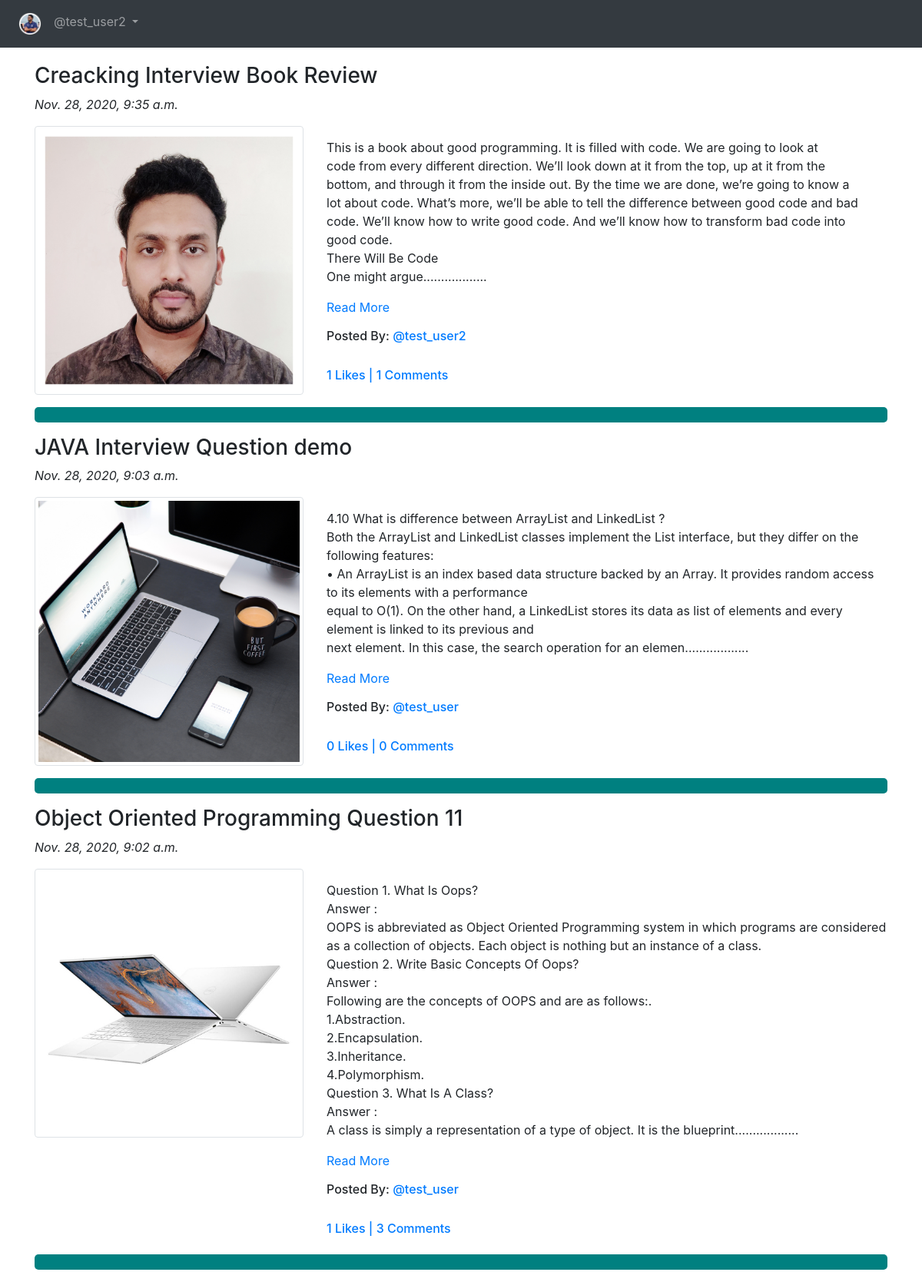
Page /blog/ (signed in) on the committed database.
### App_Blog/models.py (models this page shows, shortened)
class Blog(models.Model):
    author = models.ForeignKey(User, on_delete=models.CASCADE, related_name='post_author')
    blog_title = models.CharField(max_length=264, verbose_name="Put a Title")   # verbose = Label
    slug = models.SlugField(max_length=264, unique=True)
    blog_content = models.TextField(verbose_name="What is on Your Mind?")
    blog_image = models.ImageField(upload_to='blog_images', verbose_name="Image")
    publish_date = models.DateTimeField(auto_now_add=True)
    update_date = models.DateTimeField(auto_now=True)
    class Meta:
        ordering = ['-publish_date',]

### App_Blog/views.py (the view)
# urls.py: path('', views.BlogList.as_view(), name='blog_list'),
class BlogList(ListView):
    context_object_name = 'blogs'
    model = Blog
    template_name = 'App_Blog/blog_list.html'

### App_Blog/templatetags/custom_filters.py (called while the page is built)
def range_filter(value):
    return value[0:500] + ".................."

### templates/App_Blog/blog_list.html (shortened to what this page needs)
{% extends 'base.html' %}
{% load custom_filters %}
{% block body_block %}
{% for blog in blogs %}
<h3>{{ blog.blog_title }}</h3>
<p><i>{{ blog.publish_date }}</i></p>
<div class="row">
  <div class="col-sm-4">
    <img src="/media/{{blog.blog_image}}" alt="{{blog.blog_title}}" title="{{blog.blog_title}}" class="img-thumbnail"  width="100%">
  </div>
  <div class="col-sm-8">
    <p>{{ blog.blog_content|range_filter|linebreaks }}<a href="{% url 'App_Blog:blog_details' slug=blog.slug %}">Read More</a></p>
    <h6>Posted By: <a href="#">@{{ blog.author }}</a></h6>
    <br><h6 class="text-primary">{{blog.liked_blog.count}} Likes | {{blog.blog_comment.count}} Comments</h6>
  </div>
</div>
<hr style="border: 10px solid teal; border-radius: 5px;">
{% endfor %}
{% endblock %}

### templates/base.html (shortened to what this page needs)
<!DOCTYPE html>
<html lang="en" dir="ltr">
<head>
  <link rel="stylesheet" href="https://maxcdn.bootstrapcdn.com/bootstrap/4.4.1/css/bootstrap.min.css">
  <link href="https://maxcdn.bootstrapcdn.com/font-awesome/4.7.0/css/font-awesome.min.css" rel="stylesheet">
</head>
<body>
  <nav class="navbar navbar-expand-sm bg-dark navbar-dark">
    <ul class="navbar-nav">
      <li class="nav-item active">
        <a class="nav-link" href="{% url 'index' %}"><img src="/media/foysal.ico" width="30px"></a>
      </li>
      {% if user.is_authenticated %}
      <div class="nav-item dropdown">
        <a class="nav-link dropdown-toggle" href="#" id="navbardrop" data-toggle="dropdown">
          @{{user.username}}
        </a>
      </div>
      {% endif %}
    </ul>
  </nav>
  <div class="container" style="padding-top:20px">
    {% block body_block %}
    {% endblock %}
  </div>
</body>
</html>

### rows in the picture
Blog: blog_title "Creacking Interview Book Review", publish_date "Nov. 28, 2020, 9:35 a.m.", blog_image (picture), blog_content|range_filter "This is a book about good programming. It is filled with code. We are going to look at code from every different direction. We’ll look down at it from the top, up at it from the bottom, and through it from the inside out. By the time we are done, we’re going to know a lot about code. What’s more, we’ll be able to tell the difference between good code and bad code. We’ll know how to write good code. And we’ll know how to transform bad code into good code. There Will Be Code One might argue..................", author "test_user2", liked_blog.count "1", blog_comment.count "1"
Blog: blog_title "JAVA Interview Question demo", publish_date "Nov. 28, 2020, 9:03 a.m.", blog_image (picture), blog_content|range_filter "4.10 What is difference between ArrayList and LinkedList ? Both the ArrayList and LinkedList classes implement the List interface, but they differ on the following features: • An ArrayList is an index based data structure backed by an Array. It provides random access to its elements with a performance equal to O(1). On the other hand, a LinkedList stores its data as list of elements and every element is linked to its previous and next element. In this case, the search operation for an elemen..................", author "test_user", liked_blog.count "0", blog_comment.count "0"
Blog: blog_title "Object Oriented Programming Question 11", publish_date "Nov. 28, 2020, 9:02 a.m.", blog_image (picture), blog_content|range_filter "Question 1. What Is Oops? Answer : OOPS is abbreviated as Object Oriented Programming system in which programs are considered as a collection of objects. Each object is nothing but an instance of a class. Question 2. Write Basic Concepts Of Oops? Answer : Following are the concepts of OOPS and are as follows:. 1.Abstraction. 2.Encapsulation. 3.Inheritance. 4.Polymorphism. Question 3. What Is A Class? Answer : A class is simply a representation of a type of object. It is the blueprint..................", author "test_user", liked_blog.count "1", blog_comment.count "3"

### other values in the picture
{{ user.username }} "test_user2"
